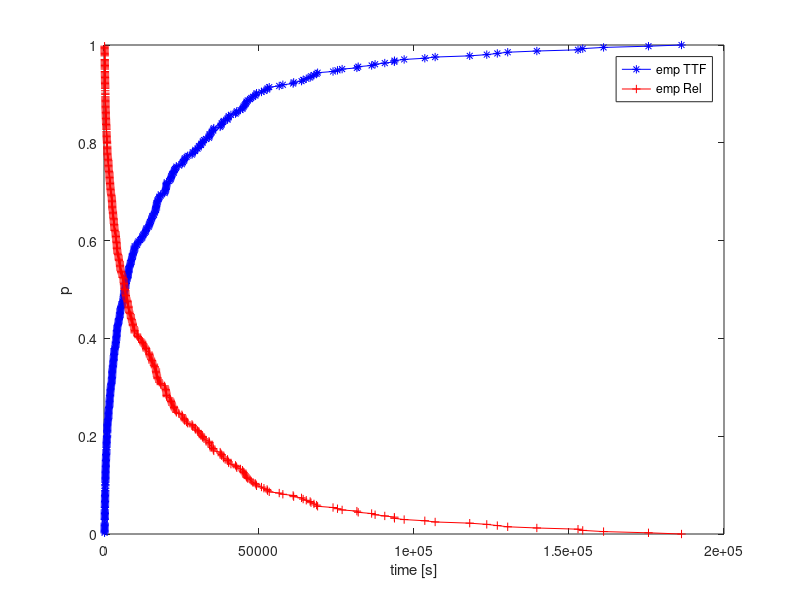

MATLAB code to generate this figure:
load interarrivals.txt
[y,t2] = cdfcalc(interarrivals);
empTTF = y(2:size(y,1));
empRelBGL = 1 - empTTF;
plot(t2, empTTF,'-*b',t2,empRelBGL,'-+r');
xlabel('time [s]'); ylabel('p');
legend('emp TTF', 'emp Rel');